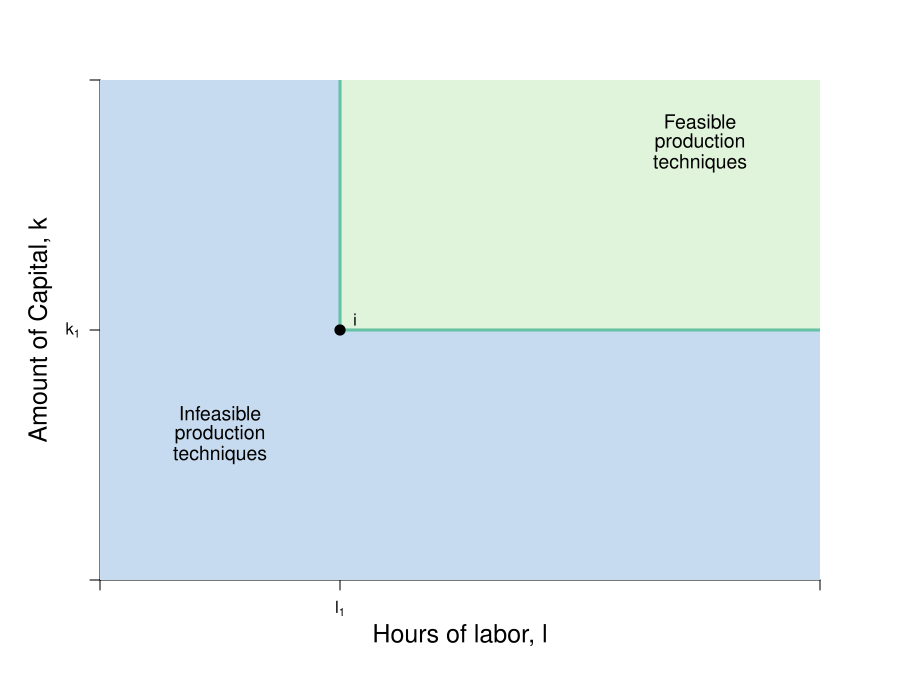

Source code (R):
require(shape)
pdf(file = "specprodexch/production_technique.pdf", width = 9, height = 7)

#Set parameters for graphics
axislabelsize <- 1.5
labelsize <- 1.2
graphlinewidth <- 3
segmentlinewidth <- 2

COL <- c("#7fc97f", "#beaed4", "#fdc086", "#ffff99", "#386cb0", "#f0027f", "#bf5b17", "#666666")
COLA <- c("#e0f3db", "#99d8c9","#66c2a4","#41ae76", "#238b45", "#005824")
COLB <- c("#c6dbef", "#4eb3d3", "#2b8cbe", "#0868ac","#084081")

par(mar =  c(6, 5, 4, 4))

mrsA <- function(x, rmax = 10, xmax = 20) {
  rmax - (rmax/xmax)*x
}

uA <- function(x, y, rmax, rmax = 10, xmas = 20) {
  y + rmax*x - (1/2)(rmax/xmax)*x^2
}

xlims <- c(0, 12)
ylims <- c(0, 12)

npts <- 501 


plot(0, 0, xlim = xlims, ylim = ylims, type = "n",
     xlab = expression(paste("")),
     ylab = expression(paste("")), 
     xaxt = "n", 
     yaxt = "n", 
     cex.lab = axislabelsize, 
     bty = "n",
     xaxs="i", 
     yaxs="i")

# ticksy <- seq(from = 0, to = ylims[2], by = 2)
# ylabels <- seq(from = 0, to = ylims[2], by = 2)
# ticksx <- seq(from = 0, to = xlims[2], by = 2)
# xlabels <- seq(from = 0, to = xlims[2], by = 2)
ticksy <- c(0, 6, ylims[2])
ylabels <- c(NA, expression(paste(k[1])), NA)
ticksx <- c(0, 4, xlims[2])
xlabels <- c(NA, expression(paste(l[1])), NA)

axis(1, at = ticksx, pos = 0, labels = xlabels)
axis(2, at = ticksy, pos = 0, labels = ylabels, las = 1)

npts <- 500 
xx1 <- seq(xlims[1], xlims[2], length.out = npts)

#Infeasible area
xpoly <- c(0, 4, 4, xlims[2], xlims[2], 0, 0)
ypoly <- c(ylims[2], ylims[2], 6, 6, 0, 0, ylims[2])
polygon(x = xpoly, y = ypoly, col = COLB[1], density=NULL, border = NA)

#Feasible area
xpoly1 <- c(xlims[2], 4, 4,  xlims[2], xlims[2])
ypoly1 <- c(ylims[2], ylims[2], 6, 6, ylims[2])
polygon(x = xpoly1, y = ypoly1, col = COLA[1], density=NULL, border = NA)

#lines(xx1, mrsA(xx1, rmax = 20, xmax = 10), col = COLA[4], lwd = graphlinewidth)
#lines(xx1, brfB(xx1, alpha = 16, beta = 1/24), col = COLB[4], lwd = graphlinewidth)

segments(4, 6, xlims[2], 6, lty = 1, col = COLA[3], lwd = graphlinewidth)
segments(4, 6, 4, ylims[2], lty = 1, col = COLA[3],  lwd = graphlinewidth)

mtext(expression(paste("Hours of labor, ", l)), side=1, line = 2.5, cex = axislabelsize)
text(-1, 0.5*ylims[2], expression(paste("Amount of Capital, ", k)), xpd = TRUE, cex = axislabelsize, srt = 90) 

points(4, 6, pch = 16, col = "black", cex = 1.5)
text(4.25, 6.25, expression(i))


text(10, 11, expression(paste("Feasible")), cex = labelsize)
text(10, 10.5, expression(paste("production")), cex = labelsize)
text(10, 10, expression(paste("techniques")), cex = labelsize)
text(2, 4, expression(paste("Infeasible")), cex = labelsize)
text(2, 3.5, expression(paste("production")), cex = labelsize)
text(2, 3, expression(paste("techniques")), cex = labelsize)

#text(7.3, 2.5, expression("Curve"))
#Arrows(7.3, 3.5, 7.3, 6.1, col = "black", lty = 1, lwd = 2, arr.type = "triangle", arr.lwd = 0.5)

#Label the iso-welfare functions for the HG, Aisha
# text(3.8, 1.5, expression(u[1]^A))
# text(4.6, 1.5, expression(u[2]^A))
# text(5.5, 1.5, expression(u[3]^A))
#text(6.6, 8.3, expression(u[4]^A))


#Label the indifference curves for the HG, Betty
# text(7.6, 17, expression(u[1]^B))
# text(6.75, 17, expression(u[2]^B))
# text(6, 17, expression(u[3]^B))
#text(3.4, 6.9, expression(v[4]^B))

#Label mrs function
text(18, 2.5, expression(paste(mrs(x,y) == r[max] - bgroup("(",frac(r[max], x[max]),")")*x)))
#Arrows(10, 7.5, 10, 5, col = "black", lty = 1, lwd = 2, arr.type = "triangle", arr.lwd = 0.5)

#Label satiation
#text(20, 3.5, expression(paste(x[max] == "Point")))
#text(20, 3, expression(paste("of Satiation")))
#Arrows(20, 2.5, 20, 0.5, col = "black", lty = 1, lwd = 2, arr.type = "triangle", arr.lwd = 0.5)

#Label highest willingness to pay
#text(5, 10, expression("Consumer Surplus"))
#text(5, 9, expression(paste(CS==frac(1, 2)*bgroup("(",r[max] - p,")")*x)))
#Arrows(5, 8.5, 5, 6, col = "black", lty = 1, lwd = 2, arr.type = "triangle", arr.lwd = 0.5)

dev.off()
